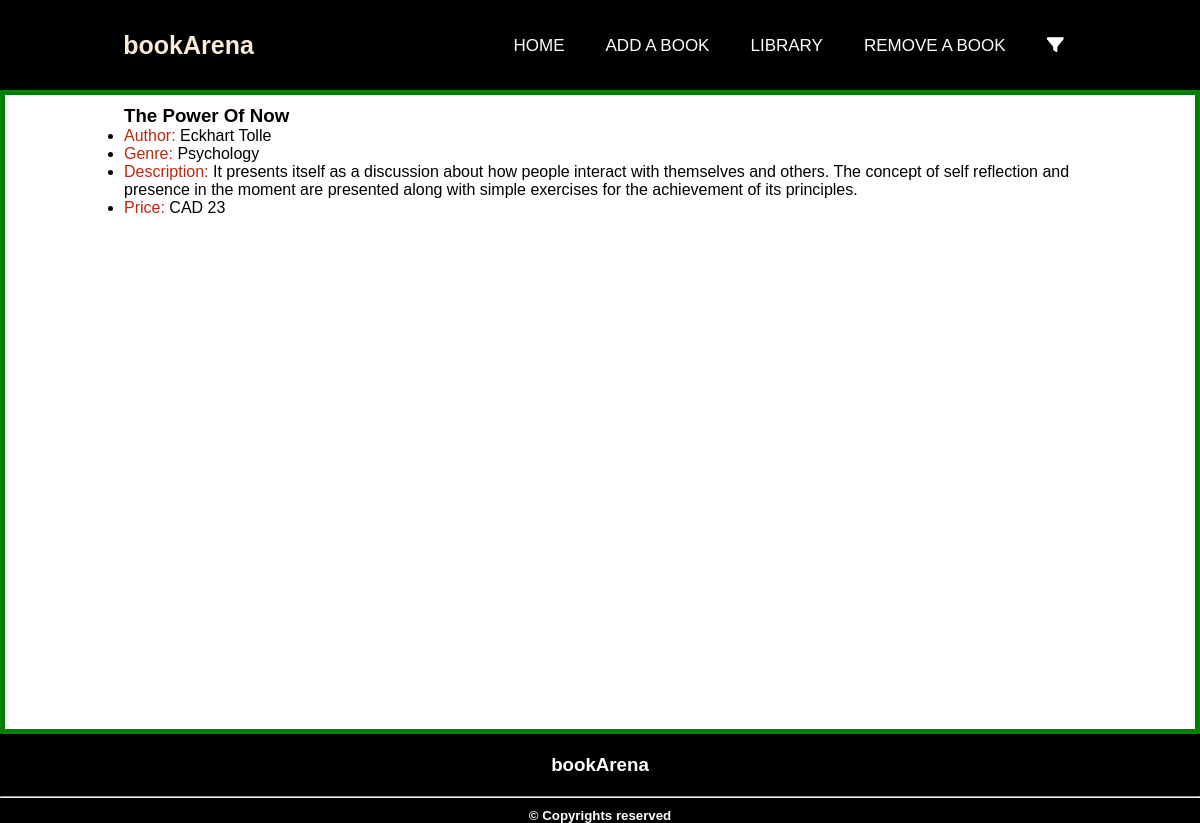
Page /books/The Power Of Now on the committed database.
### model.py (models this page shows, shortened)
class Books(db.Model):
    title = db.Column(db.String(50), unique=True, nullable=False, primary_key=True)
    author = db.Column(db.String(30), nullable=False)
    genre = db.Column(db.String(20), nullable=False)
    description = db.Column(db.String(120), nullable=False)
    price = db.Column(db.Integer, nullable=False)

### app.py (the view)
@app.route('/books/<book_Name>') #Enter book name with '-' instead of ' ' (space)
def getBookByName(book_Name):
    book_Name = book_Name.replace('-', ' ')
    data = Books.query.filter(Books.title == book_Name).all()
    return render_template('library.html', title='BOOKS BY NAME', books=data)

### templates/library.html
{% extends 'base.html' %}
{%block body%}
{% if books %}
    {%for book in books%}
    <div class="bookInfo">
        <h3>{{book.title}}</h3>
        <ul>
            <li> <span>Author:</span> {{book.author}}</li>
            <li><span>Genre:</span> {{book.genre}}</li>
            <li><span>Description:</span> {{book.description}}</li>
            <li><span>Price:</span> CAD {{book.price}}</li>
        </ul>
    </div>
    {%endfor%}
{%else%}
    <p class="errorMessage">No match found related to the entered information. Please Check for Typos and Try Again</p>
{%endif%}
{%endblock%}

### static/css/styles.css (style rules this page uses)
* { margin: 0; padding: 0; box-sizing: border-box; }
.bookInfo { font-family: 'Gill Sans', 'Gill Sans MT', Calibri, 'Trebuchet MS', sans-serif; margin-top: 15px; width: 80%; margin: 10px auto; }
.bookInfo li span { color: rgb(189, 40, 13); }

### rows in the picture
Books: title "The Power Of Now", author "Eckhart Tolle", genre "Psychology", description "It presents itself as a discussion about how people interact with themselves and others. The concept of self reflection and presence in the moment are presented along with simple exercises for the achievement of its principles.", price "23"
